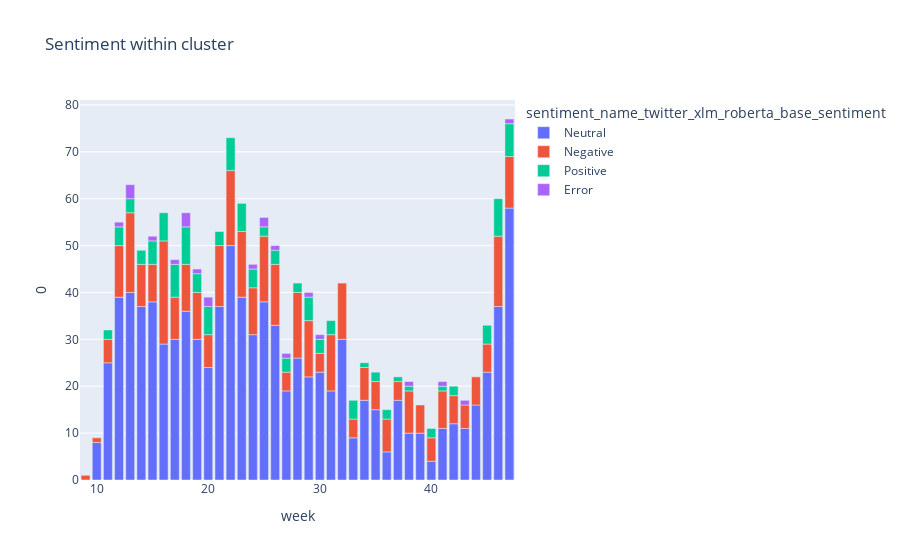

The cell this chart's notebook holds for it:
### Code cell
import plotly.express as px

long_df = px.data.medals_long()

fig = px.bar(df_value_counts, x="week", y=0, color="sentiment_name_twitter_xlm_roberta_base_sentiment", title="Sentiment within cluster")
fig.show()

### Figure 1 — Plotly figure (JSON) as saved in the notebook; plotly's stock layout.template omitted (floating-point values rounded to 4 significant figures)
{"data": [{"alignmentgroup": "True", "hovertemplate": "sentiment_name_twitter_xlm_roberta_base_sentiment=Neutral<br>week=%{x}<br>0=%{y}<extra></extra>", "legendgroup": "Neutral", "marker": {"color": "#636efa", "pattern": {"shape": ""}}, "name": "Neutral", "offsetgroup": "Neutral", "orientation": "v", "showlegend": true, "textposition": "auto", "type": "bar", "x": [47, 22, 13, 23, 12, 15, 25, 14, 21, 46, 18, 26, 24, 17, 32, 19, 16, 28, 11, 20, 45, 30, 29, 31, 27, 37, 34, 44, 35, 42, 43, 41, 39, 38, 33, 10, 36, 40], "xaxis": "x", "y": [58, 50, 40, 39, 39, 38, 38, 37, 37, 37, 36, 33, 31, 30, 30, 30, 29, 26, 25, 24, 23, 23, 22, 19, 19, 17, 17, 16, 15, 12, 11, 11, 10, 10, 9, 8, 6, 4], "yaxis": "y"}, {"alignmentgroup": "True", "hovertemplate": "sentiment_name_twitter_xlm_roberta_base_sentiment=Negative<br>week=%{x}<br>0=%{y}<extra></extra>", "legendgroup": "Negative", "marker": {"color": "#EF553B", "pattern": {"shape": ""}}, "name": "Negative", "offsetgroup": "Negative", "orientation": "v", "showlegend": true, "textposition": "auto", "type": "bar", "x": [16, 13, 22, 46, 25, 28, 23, 26, 21, 32, 29, 31, 12, 47, 19, 18, 24, 17, 14, 38, 15, 41, 34, 36, 20, 35, 44, 39, 45, 42, 43, 11, 40, 30, 37, 27, 33, 10, 9], "xaxis": "x", "y": [22, 17, 16, 15, 14, 14, 14, 13, 13, 12, 12, 12, 11, 11, 10, 10, 10, 9, 9, 9, 8, 8, 7, 7, 7, 6, 6, 6, 6, 6, 5, 5, 5, 4, 4, 4, 4, 1, 1], "yaxis": "y"}, {"alignmentgroup": "True", "hovertemplate": "sentiment_name_twitter_xlm_roberta_base_sentiment=Positive<br>week=%{x}<br>0=%{y}<extra></extra>", "legendgroup": "Positive", "marker": {"color": "#00cc96", "pattern": {"shape": ""}}, "name": "Positive", "offsetgroup": "Positive", "orientation": "v", "showlegend": true, "textposition": "auto", "type": "bar", "x": [46, 18, 47, 17, 22, 20, 23, 16, 29, 15, 45, 19, 33, 12, 24, 14, 21, 26, 31, 27, 30, 13, 40, 42, 36, 35, 25, 11, 28, 37, 41, 38, 34], "xaxis": "x", "y": [8, 8, 7, 7, 7, 6, 6, 6, 5, 5, 4, 4, 4, 4, 4, 3, 3, 3, 3, 3, 3, 3, 2, 2, 2, 2, 2, 2, 2, 1, 1, 1, 1], "yaxis": "y"}, {"alignmentgroup": "True", "hovertemplate": "sentiment_name_twitter_xlm_roberta_base_sentiment=Error<br>week=%{x}<br>0=%{y}<extra></extra>", "legendgroup": "Error", "marker": {"color": "#ab63fa", "pattern": {"shape": ""}}, "name": "Error", "offsetgroup": "Error", "orientation": "v", "showlegend": true, "textposition": "auto", "type": "bar", "x": [18, 13, 20, 25, 12, 47, 15, 43, 17, 41, 19, 38, 24, 30, 26, 29, 27], "xaxis": "x", "y": [3, 3, 2, 2, 1, 1, 1, 1, 1, 1, 1, 1, 1, 1, 1, 1, 1], "yaxis": "y"}], "layout": {"barmode": "relative", "legend": {"title": {"text": "sentiment_name_twitter_xlm_roberta_base_sentiment"}, "tracegroupgap": 0}, "title": {"text": "Sentiment within cluster"}, "xaxis": {"anchor": "y", "domain": [0, 1], "title": {"text": "week"}}, "yaxis": {"anchor": "x", "domain": [0, 1], "title": {"text": "0"}}}}
